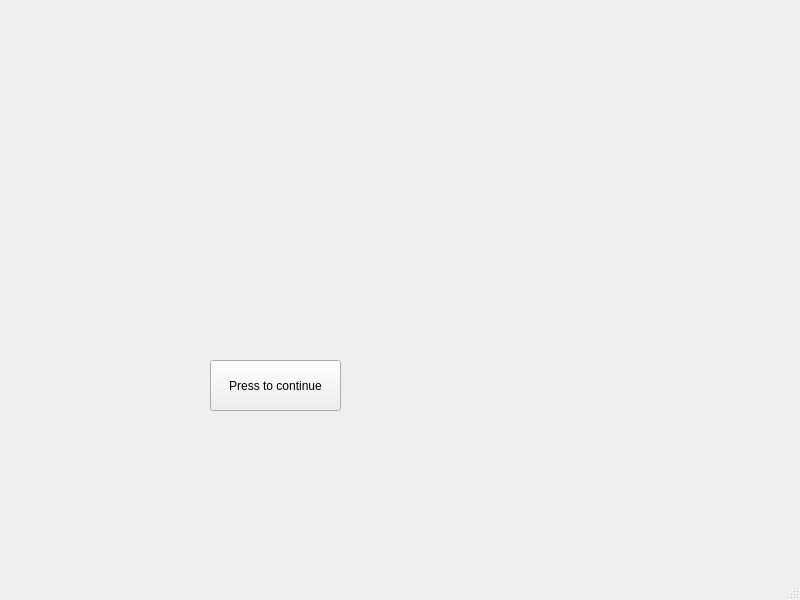
<?xml version="1.0" encoding="UTF-8"?>
<ui version="4.0">
 <class>MainWindow</class>
 <widget class="QMainWindow" name="MainWindow">
  <property name="geometry">
   <rect>
    <x>0</x>
    <y>0</y>
    <width>800</width>
    <height>600</height>
   </rect>
  </property>
  <property name="windowTitle">
   <string>MainWindow</string>
  </property>
  <property name="tabShape">
   <enum>QTabWidget::Triangular</enum>
  </property>
  <widget class="QWidget" name="centralwidget">
   <widget class="QPushButton" name="PushButton">
    <property name="geometry">
     <rect>
      <x>210</x>
      <y>360</y>
      <width>131</width>
      <height>51</height>
     </rect>
    </property>
    <property name="text">
     <string>Press to continue</string>
    </property>
   </widget>
  </widget>
  <widget class="QMenuBar" name="menubar">
   <property name="geometry">
    <rect>
     <x>0</x>
     <y>0</y>
     <width>800</width>
     <height>21</height>
    </rect>
   </property>
  </widget>
  <widget class="QStatusBar" name="statusbar"/>
 </widget>
 <resources/>
 <connections/>
</ui>
